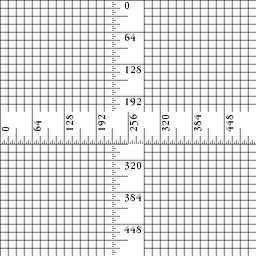
#> input picture 2020326_SahilGoyal_DIP_assignment1/dip assn 1/ruler.512.tiff, 256 x 256 px, shrunk from 512 x 512 before the run
$ jupyter execute code.ipynb
#> lines starting #> are read from the running program, lines starting #| are printed output that depends on the picture
[cell 1]
import cv2
import numpy as np

[cell 2]
def gamma_correction(image, gamma):
    return (np.power(image/255.0,gamma)*255)

[cell 3]
def pad_image(image,width):
    row,col=image.shape
    new_image=np.zeros((row+2*width,col+2*width))
    new_image[width:row+width,width:col+width]=image
    return new_image

[cell 4]
def convolve(image, kernel,gamma):
    image2=gamma_correction(image,gamma)
    rows, cols = image2.shape
    ker_rows, ker_cols = kernel.shape
    padding=(ker_rows-1)//2
    image2 = pad_image(image2, padding)
    output_image = np.zeros((rows, cols))
    for i in range(rows):
        for j in range(cols):
            for m in range(ker_rows):
                for n in range(ker_cols):
                    output_image[i,j]+=image2[i+m,j+n]*kernel[m,n]
    return output_image

[cell 5]
def sqroot(img1,img2):
    new_img=np.sqrt(np.square(img1)+np.square(img2))
    return new_img

[cell 6]
def add_edge(image,edge):
    edge=(edge/np.max(np.abs(edge)))*255
    row,col=image.shape
    output_image=np.zeros((row,col))
    output_image=(image+edge)/1.6
    return output_image

[cell 7]
gamma_variable=2

# Part 1

[cell 8]
img=cv2.imread("ruler.512.tiff",cv2.IMREAD_GRAYSCALE)
#> img is the input picture: shape (256, 256); min 2, max 255, mean 222.5

[cell 9]
def gaussian_kernel_maker(sigma,dim):
#> called with sigma = 1, dim = 3
    middle=dim//2
    kernel=np.zeros((dim,dim))
    for i in range(-middle,middle+1):
        for j in range(-middle,middle+1):
            kernel[i+middle,j+middle]=(1/(2*np.pi*sigma**2))*np.exp(-(i**2+j**2)/(2*sigma**2))
    return kernel

[cell 10]
def median_convolve(image,kernel_size,gamma):
    image2=gamma_correction(image,gamma)
    rows, cols = image2.shape
    output_image=np.zeros((rows,cols))
    kernel_half=kernel_size//2
    for i in range(kernel_half,rows-kernel_half):
        for j in range(kernel_half,cols-kernel_half):
            temp=image2[i-kernel_half:i+kernel_half+1,j-kernel_half:j+kernel_half+1]
            output_image[i,j]=np.median(temp)
    return output_image

[cell 11]
# Gaussian Filter
gaussian_kernel_3=gaussian_kernel_maker(1,3)
gaussian_kernel_5=gaussian_kernel_maker(1,5)
cv2.imwrite("3x3_gaussian_image_q1.png",convolve(img,gaussian_kernel_3,gamma_variable))
#> in gamma_correction, `return (np.power(image/255.0,gamma)*255)`:
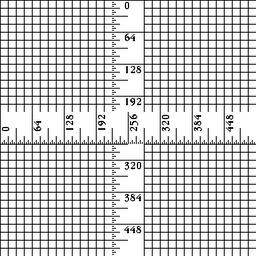
#> returned value: shape (256, 256) float64; min 0.0157, max 255, mean 203.4
cv2.imwrite("5x5_gaussian_image_q1.png",convolve(img,gaussian_kernel_5,gamma_variable))
#> call 2 of convolve, with kernel = array of shape (5, 5), gamma = 2
#> after the loop in convolve (call 2), `for i in range(rows):`:
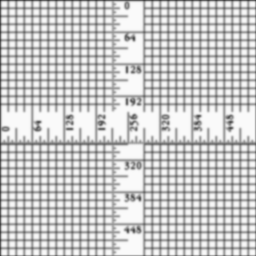
#> output_image: shape (256, 256) float64; min 43.07, max 250.4, mean 198.9
#> Out = True

[cell 12]
# Median Filter
cv2.imwrite("3x3_median_image_q1.png",median_convolve(img,3,gamma_variable))
cv2.imwrite("5x5_median_image_q1.png",median_convolve(img,5,gamma_variable))
#> call 2 of median_convolve, with kernel_size = 5, gamma = 2
#> after the loop in median_convolve (call 2), `for i in range(kernel_half,rows-kernel_half):`:
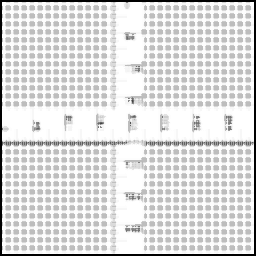
#> output_image: shape (256, 256) float64; min 0, max 255, mean 221.6
#> Out = True

# Part 2

[cell 13]
image=cv2.imread("tank.tiff",cv2.IMREAD_GRAYSCALE)
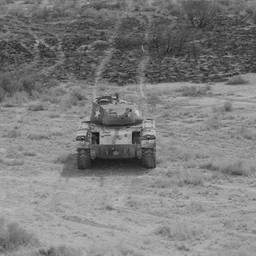
#> input picture 2020326_SahilGoyal_DIP_assignment1/dip assn 1/tank.tiff, 256 x 256 px, shrunk from 512 x 512 before the run
#> image is the input picture: shape (256, 256); min 3, max 207, mean 125.6

#### First Order Techniques

[cell 14]
# Sobel filter
sobel_kernel = np.array([[-1, 0, 1], [-2, 0, 2], [-1, 0, 1]])
sobel_output = convolve(image, sobel_kernel,gamma_variable)
#> call 3 of pad_image, with width = 1
#> in pad_image (call 3), `new_image[width:row+width,width:col+width]=image`:
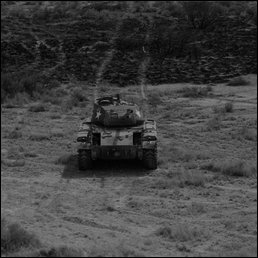
#> new_image: shape (258, 258) float64; min 0, max 168, mean 65.7
sobel_kernel = np.transpose(sobel_kernel)
sobel_output2 = convolve(image, sobel_kernel,gamma_variable)
sobel_output=sqroot(sobel_output,sobel_output2)
sobel_output=add_edge(image,sobel_output)

cv2.imwrite("Sobel_filter_q2.png", sobel_output)
#> Out = True

[cell 15]
# Robert filter
robert_kernel = np.array([[0, 0, 0], [0, 1, 0], [0, 0, -1]])
robert_output = convolve(image, robert_kernel,gamma_variable)
robert_kernel = np.array([[0, 0, 0], [0, 0, 1], [0, -1, 0]])
robert_output2 = convolve(image, robert_kernel,gamma_variable)
#> after the loop in convolve (call 6), `for i in range(rows):`:
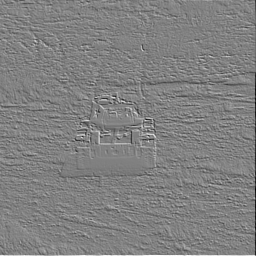
#> output_image: shape (256, 256) float64; min -127.1, max 124.3, mean 0; drawn with min black and max white
robert_output=sqroot(robert_output,robert_output2)
robert_output=add_edge(image,robert_output)
#> in add_edge (call 2), `edge=(edge/np.max(np.abs(edge)))*255`:
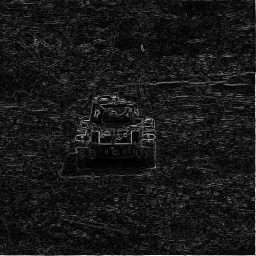
#> edge: shape (256, 256) float64; min 0, max 255, mean 24.8

cv2.imwrite("Robert_filter_q2.png", robert_output)
#> Out = True

[cell 16]
# Prewitt filter
prewitt_kernel = np.array([[-1, 0, 1], [-1, 0, 1], [-1, 0, 1]])
prewitt_output = convolve(image, prewitt_kernel,gamma_variable)
prewitt_kernel = np.transpose(prewitt_kernel)
prewitt_output2 = convolve(image, prewitt_kernel,gamma_variable)
prewitt_output=sqroot(prewitt_output,prewitt_output2)
prewitt_output=add_edge(image,prewitt_output)

cv2.imwrite("Prewitt_filter_q2.png", prewitt_output)
#> Out = True

[cell 17]
# Scharr filter
scharr_kernel = np.array([[-3, 0, 3],[-10, 0, 10],[-3, 0, 3]])
scharr_output = convolve(image, scharr_kernel,gamma_variable)
scharr_kernel = np.transpose(scharr_kernel)
scharr_output2 = convolve(image, scharr_kernel,gamma_variable)
scharr_output=sqroot(scharr_output,scharr_output2)
scharr_output=add_edge(image,scharr_output)

cv2.imwrite("Scharr_filter_q2.png", scharr_output)
#> Out = True

#### Second Order Techniques

[cell 18]
# Laplacian filter
laplacian_kernel = np.array([[0, -1, 0],[-1, 4, -1],[0, -1, 0]])
laplacian_output = convolve(image, laplacian_kernel,gamma_variable)
laplacian_output=add_edge(image,laplacian_output)

cv2.imwrite("Laplacian_filter_q2.png", laplacian_output)
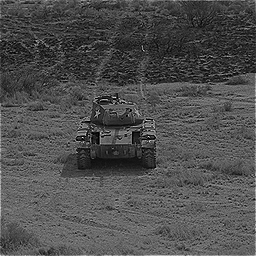
#> saved as Laplacian_filter_q2.png: shape (256, 256); min 0, max 255, mean 79.1
#> Out = True

[cell 19]
# enhanced Laplacian filter
enhanced_laplacian_kernel = np.array([[-1,-1,-1],[-1,9,-1],[-1,-1,-1]])
enhanced_laplacian_output = convolve(image, enhanced_laplacian_kernel,gamma_variable)
#> after the loop in convolve (call 12), `for i in range(rows):`:
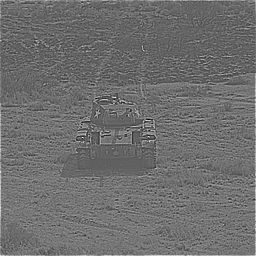
#> output_image: shape (256, 256) float64; min -442.8, max 739.4, mean 70.1; drawn with min black and max white
enhanced_laplacian_output=add_edge(image,enhanced_laplacian_output)

cv2.imwrite("Enhanced_laplacian_filter_q2.png", enhanced_laplacian_output)
#> Out = True

[cell 20]
# Laplacian of Gaussian filter
gaussian_smooth=gaussian_kernel_maker(0.2,3)
image2=convolve(image,gaussian_smooth,gamma_variable)
#> after the loop in convolve (call 13), `for i in range(rows):`:
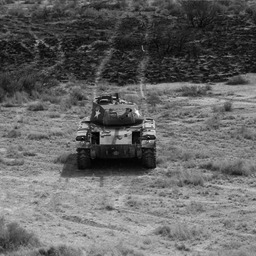
#> output_image: shape (256, 256) float64; min 0.141, max 668.6, mean 265.5; drawn with min black and max white
log_output = convolve(image2, laplacian_kernel,gamma_variable)
log_output=add_edge(image,log_output)

cv2.imwrite("Laplacian_of_Gaussian_filter_q2.png", log_output)
#> Out = True

[cell 21]
# Difference of Gaussian filter
gaussian_kernel_2=gaussian_kernel_maker(1,3)
gaussian_kernel_1=gaussian_kernel_maker(0.5,3)
dog_kernel=gaussian_kernel_1-gaussian_kernel_2
dog_output=convolve(image, dog_kernel,1)
dog_output=add_edge(image,dog_output)

cv2.imwrite("Difference_of_Gaussian_filter_q2.png", dog_output)
#> Out = True
